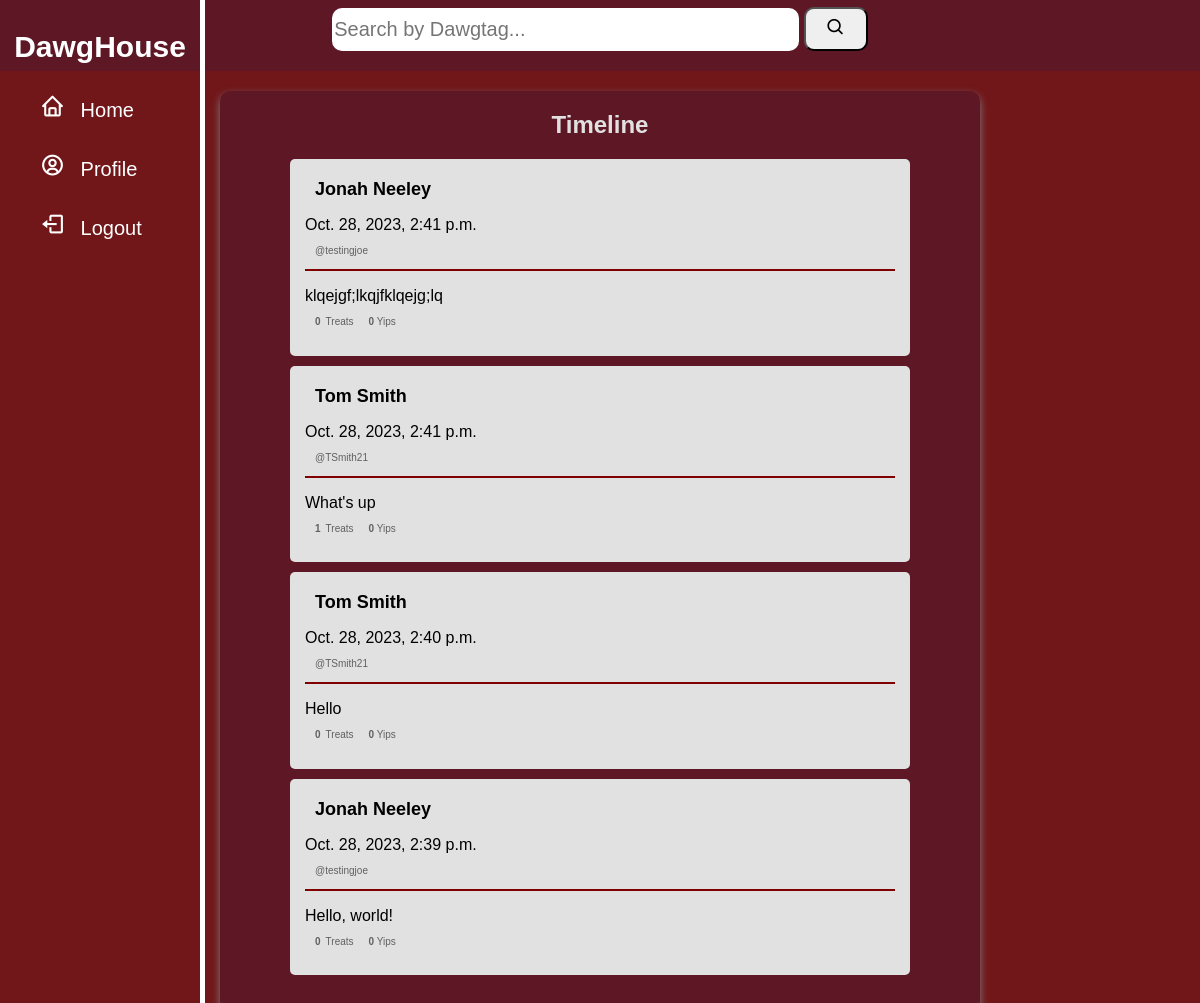
/main/ (signed in), run on the app's committed database.
### homepage/models.py (models this page shows, shortened)
class Bark(models.Model):
    id = models.UUIDField(primary_key=True, default=uuid.uuid4)
    user = models.ForeignKey(settings.AUTH_USER_MODEL, on_delete=models.CASCADE)
    content = models.TextField()
    timestamp = models.DateTimeField(auto_now_add=True)
    num_likes = models.IntegerField(default=0)
    treated_by = models.ManyToManyField(
        DawgHouseUser, related_name="treats_given", blank=True
    )

class DawgHouseUser(AbstractBaseUser, PermissionsMixin):
    username = models.CharField(unique=True, max_length=30)
    first_name = models.CharField(max_length=30)
    last_name = models.CharField(max_length=30)
    bio = models.TextField(blank=True, max_length=200)
    friends = models.ManyToManyField("self", blank=True)
    is_staff = models.BooleanField(default=False)
    USERNAME_FIELD = "username"
    REQUIRED_FIELDS = ["first_name", "last_name"]
    objects = DawgHouseUserManager()

### homepage/views.py (the view)
# urls.py: path('main/', views.main_timeline, name="main_timeline")
@login_required
def main_timeline(request):
    user = request.user
    friends = user.friends.all()
    barks = Bark.objects.filter(Q(user=user) | Q(user__in=friends)).order_by("-timestamp")
    for friend in friends:
        print(friend.username)
    context = {
        "barks": barks,
    }
    return render(request, "main_page.html", context)

### homepage/templates/main_page.html (shortened to what this page needs)
<!DOCTYPE html>
<html lang="en">
<head>
    {% load static %}
    <link rel="stylesheet" type="text/css" href="{% static 'homepage.css' %}"/>
    <link href='https://unpkg.com/boxicons@2.1.4/css/boxicons.min.css' rel='stylesheet'>
</head>
<body>
<div class="box">
    <div class="sidebar">
        <p> DawgHouse </p>
        <ul>
            <li>
                <a href="" class="active">
                    <span class="icon"><i class='bx bx-home'></i></span>
                    <span class="item">Home</span>
                </a>
            </li>
            <li>
                <a href="{% url 'profile' user.username %}">
                    <span class="icon"><i class='bx bx-user-circle'></i></span>
                    <span class="item">Profile</span>
                </a>
            </li>
            <li>
                <a href="{% url 'logout_view' %}" class="active">
                    <span class="icon"><i class='bx bx-log-out'></i></span>
                    <span class="item">Logout</span>
                </a>
            </li>
        </ul>
    </div>
</div>
<div class="searchbar">
    <form action="{% url 'search_users' %}" method="post">
        <input type="text" placeholder="Search by Dawgtag..." name="username">
        <button type="submit"><i class='bx bx-search'></i></button>
    </form>
</div>
<div class="barks-container">
    <h2>Timeline</h2>
    <ul>
        {% for bark in barks %}
        <li class="bark">
            <div class="bark-header">
                <h3><strong><a href="{% url 'profile' bark.user.username %}" class="hidden-link">{{ bark.user.first_name }} {{ bark.user.last_name }}</a></strong></h3>
                <p class="timestamp">{{ bark.timestamp }}</p>
            </div>
            <h4>@{{ bark.user.username }}</h4>
            <hr color="maroon">
            <p>{{ bark.content }}</p>
            <div class="counters-container">
                <h4 class="counters-container">
                    <strong>{{ bark.num_likes }}</strong> Treats
                    <span class="comment-counter"><strong>0</strong> Yips</span>
                </h4>
            </div>
        </li>
        {% endfor %}
    </ul>
</div>
</body>
</html>

### homepage/static/homepage.css (style rules this page uses)
body { font-family: Arial, sans-serif; background-color: #71171a; margin: 0; padding: 0; }
.box .sidebar p { color: white; display: flex; justify-content: center; font-size: 30px; font-weight: bold; }
.box .sidebar { position: fixed; border-right: solid white; border-width: 5px; width: 200px; height: 100%; transition: all 0.5s ease; }
.box .sidebar ul li { list-style-type: none; }
.box .sidebar ul li a { text-decoration: none; display: block; padding-bottom: 30px; color: white; font-size: 20px; position: relative; }
.box .sidebar ul li a .icon { color: white; font-size: 25px; padding-right: 10px; }
.searchbar { background-color: #5d1725; padding-bottom: 20px; text-align: center; }
.searchbar input { border-radius: 10px; padding-right: 200px; padding-top: 10px; padding-bottom: 10px; border: none; margin-top: 8px; font-size: 20px; }
.searchbar button { font-size: 20px; border-radius: 10px; padding-top: 8px; padding-bottom: 8px; padding-right: 20px; padding-left: 20px; }
.barks-container { flex: 1 100%; width: 60%; margin-left: auto; margin-right: auto; background-color: #5d1725; padding: 20px; border-radius: 10px; box-shadow: 0 4px 8px rgb(127, 126, 126); color: black; margin-top: 20px; }
.barks-container h2 { margin: 0; margin-bottom: 20px; text-align: center; color: #e1e1e1; }
.barks-container ul { list-style-type: none; padding: 0; }
.barks-container li { padding: 15px; margin-left: 50px; margin-right: 50px; margin-bottom: 10px; background-color: rgb(225, 225, 225); border-radius: 5px; }
.barks-container h3 { font-size: 18px; margin-top: 5px; margin-bottom: 0; margin-left: 10px; font-weight: bold; }
.barks-container h4 { font-size: 10px; font-weight: normal; margin-top: -5px; margin-left: 10px; color: #606060; }
.counters-container { display: flex; align-items: center; gap: 5px; flex-wrap: wrap; }
.comment-counter { margin-left: 10px; }

### homepage/templates/main_page.html (style rules this page uses)
.hidden-link { text-decoration: none; color: inherit; }

### data on the page
Bark: user.first_name "Jonah", user.last_name "Neeley", timestamp "Oct. 28, 2023, 2:41 p.m.", user.username "testingjoe", content "klqejgf;lkqjfklqejg;lq", num_likes "0"
Bark: user.first_name "Tom", user.last_name "Smith", timestamp "Oct. 28, 2023, 2:41 p.m.", user.username "TSmith21", content "What's up", num_likes "1"
Bark: user.first_name "Tom", user.last_name "Smith", timestamp "Oct. 28, 2023, 2:40 p.m.", user.username "TSmith21", content "Hello", num_likes "0"
Bark: user.first_name "Jonah", user.last_name "Neeley", timestamp "Oct. 28, 2023, 2:39 p.m.", user.username "testingjoe", content "Hello, world!", num_likes "0"
